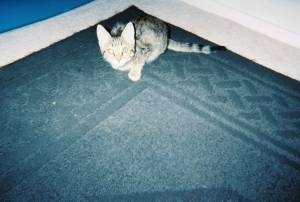
#> input picture UA/ImageDataProcessing/pics/6.jpg, 300 x 202 px
$ python T7.py
#> lines starting #> are read from the running program, lines starting #| are printed output that depends on the picture
import PIL.Image as Image
import numpy as np
# 水平翻转
img = Image.open("./pics/6.jpg")
#> img is the input picture: PIL image 300x202 RGB; mean R, G, B 102.3, 130.6, 141.6
img.show()
imgArr = np.array(img)
imgArr = np.flip(imgArr,1)
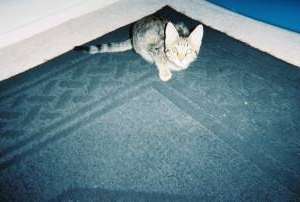
#> imgArr: shape (202, 300, 3); mean R, G, B 102.3, 130.6, 141.6
im = Image.fromarray(imgArr)
im.show()

$ run again, with UA/ImageDataProcessing/pics/0.jpg copied over UA/ImageDataProcessing/pics/6.jpg
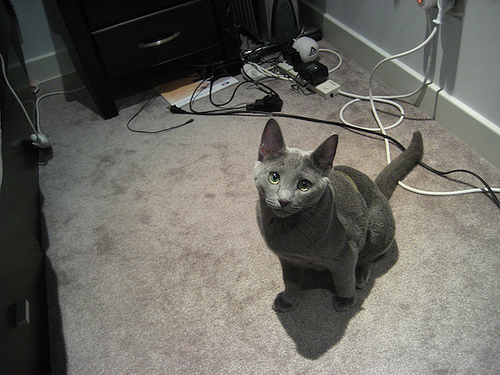
#> input picture UA/ImageDataProcessing/pics/0.jpg, 500 x 375 px
#> img is the input picture: PIL image 500x375 RGB; mean R, G, B 104.1, 102.7, 96.2
#> `imgArr = np.flip(imgArr,1)`:
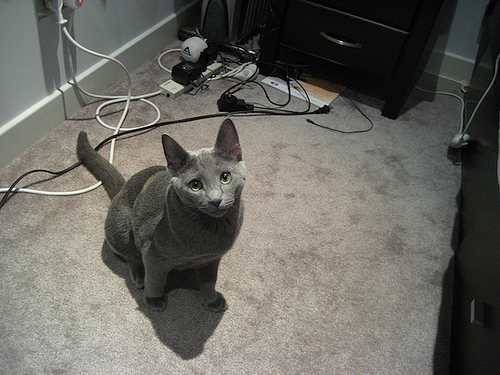
#> imgArr: shape (375, 500, 3); mean R, G, B 104.1, 102.7, 96.2

$ run again, with UA/ImageDataProcessing/pics/1.jpg copied over UA/ImageDataProcessing/pics/6.jpg
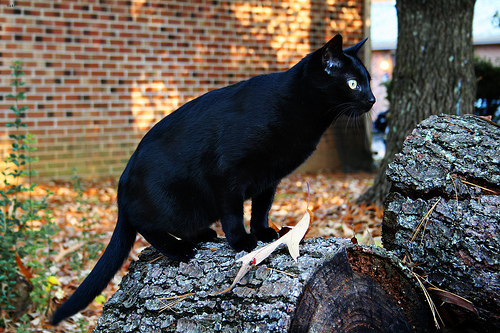
#> input picture UA/ImageDataProcessing/pics/1.jpg, 500 x 333 px
#> img is the input picture: PIL image 500x333 RGB; mean R, G, B 94.9, 87.9, 79
#> `imgArr = np.flip(imgArr,1)`:
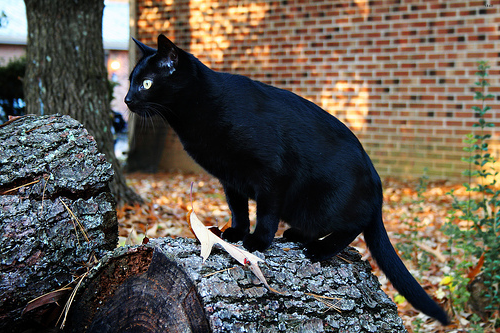
#> imgArr: shape (333, 500, 3); mean R, G, B 94.9, 87.9, 79

$ run again, with UA/ImageDataProcessing/pics/2.jpg copied over UA/ImageDataProcessing/pics/6.jpg
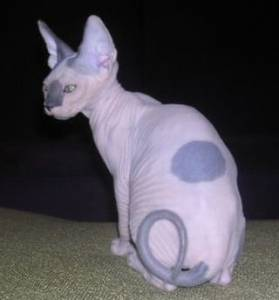
#> input picture UA/ImageDataProcessing/pics/2.jpg, 279 x 300 px
#> img is the input picture: PIL image 279x300 RGB; mean R, G, B 80.6, 77.4, 85.2
#> `imgArr = np.flip(imgArr,1)`:
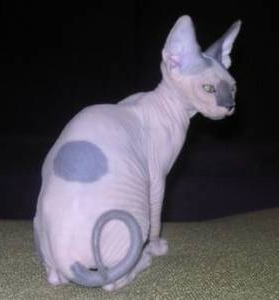
#> imgArr: shape (300, 279, 3); mean R, G, B 80.6, 77.4, 85.2
